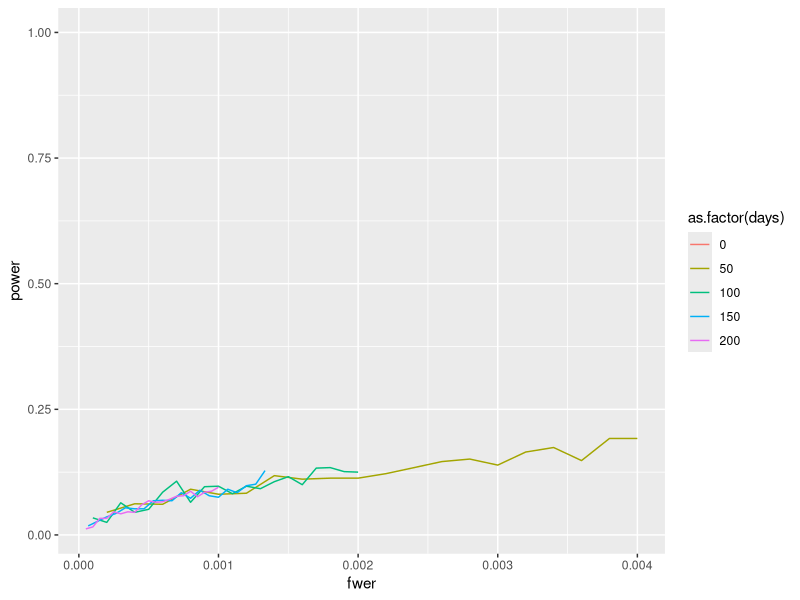

Here is the R script that generated this plot:
#### Bonferroni Power Curves
### Three variables: 
  # Colors = number of days
  # X = Family-Wise Error Rate
  # Y = Power

## Might also try to incorporate
  # 1. Differences in Means
  # 2. Sample Size

mu_control <- 10
difference <- 2
mu_treatment <- mu_control + difference
sigma <- 5
n_treatment <- 50
n_control <- 50
n_trials <- 1000

n_days <- seq(0, 200, by=50)
alphas <- seq(0.01, 0.2, by=0.01)

my_data_full <- matrix(NA, nrow=length(alphas) * length(n_days), ncol=3)
my_data_full <- data.frame(my_data_full)
names(my_data_full) <- c("Days", "FWER", "Power")

library(ggplot2)

counter <- 1
for (k in 1:length(n_days)) {
  
  current_days <- n_days[k]
  
  for (j in 1:length(alphas)) {
    
    current_alpha <- alphas[j]
    current_fwer <- current_alpha/current_days
  
    type2errors <- 0
    
    for (i in 1:n_trials) {
      
      treatment <- rnorm(n_treatment, mean = mu_treatment, sd = sigma)
      control <- rnorm(n_control, mean = mu_control, sd = sigma)
      
      pval = t.test(treatment, control)$p.value
      
      if (pval > current_fwer) {
        type2errors <- type2errors + 1
      } 
      
    }
    my_data_full[counter,] <- c(current_days, current_fwer, (n_trials - type2errors) / n_trials)
    counter <- counter+1
  }
}

fwer = my_data_full[, 2]
power = my_data_full[, 3]
days = my_data_full[, 1]

ggplot() + geom_line(data=my_data_full, aes(x=fwer, y=power, group=days, col=as.factor(days)))




